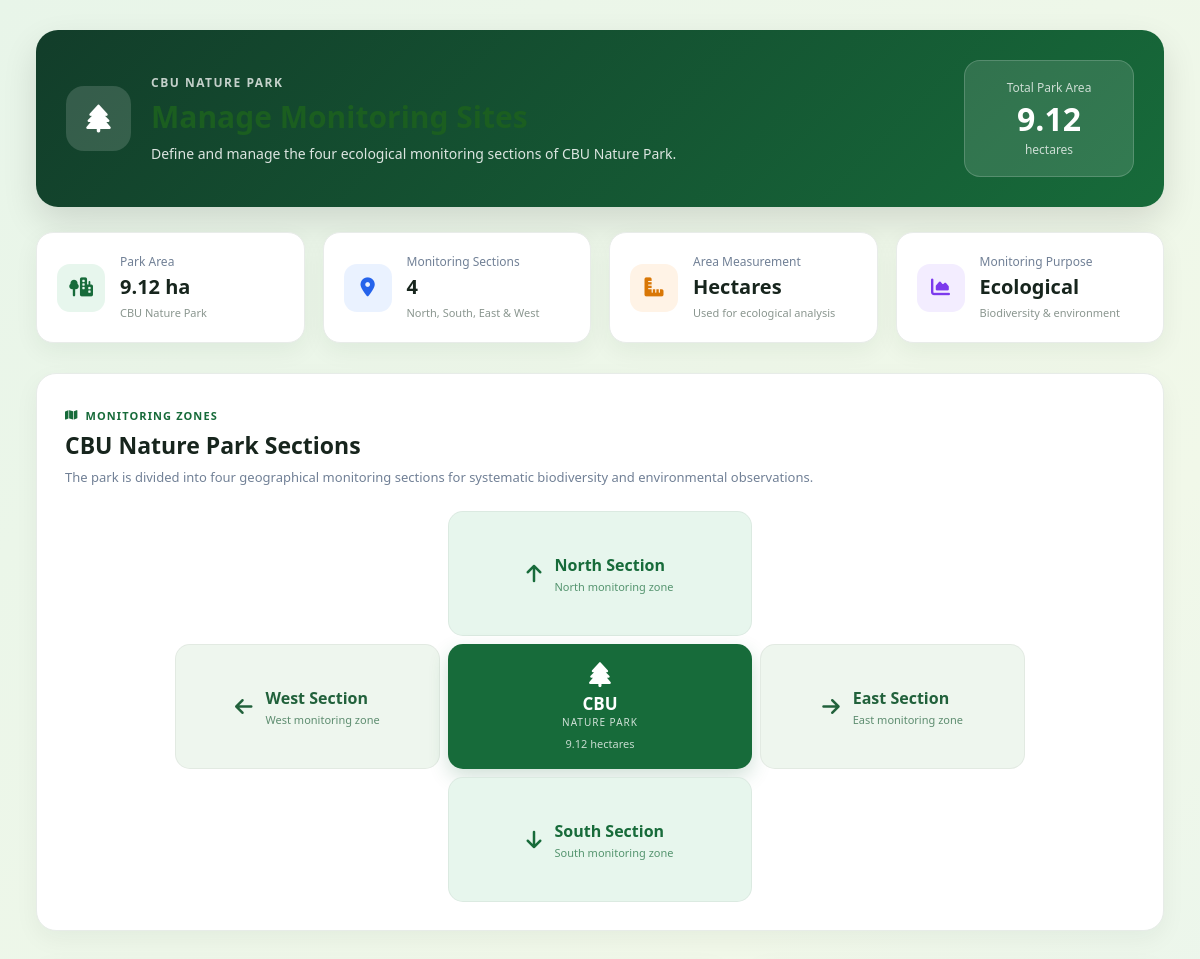
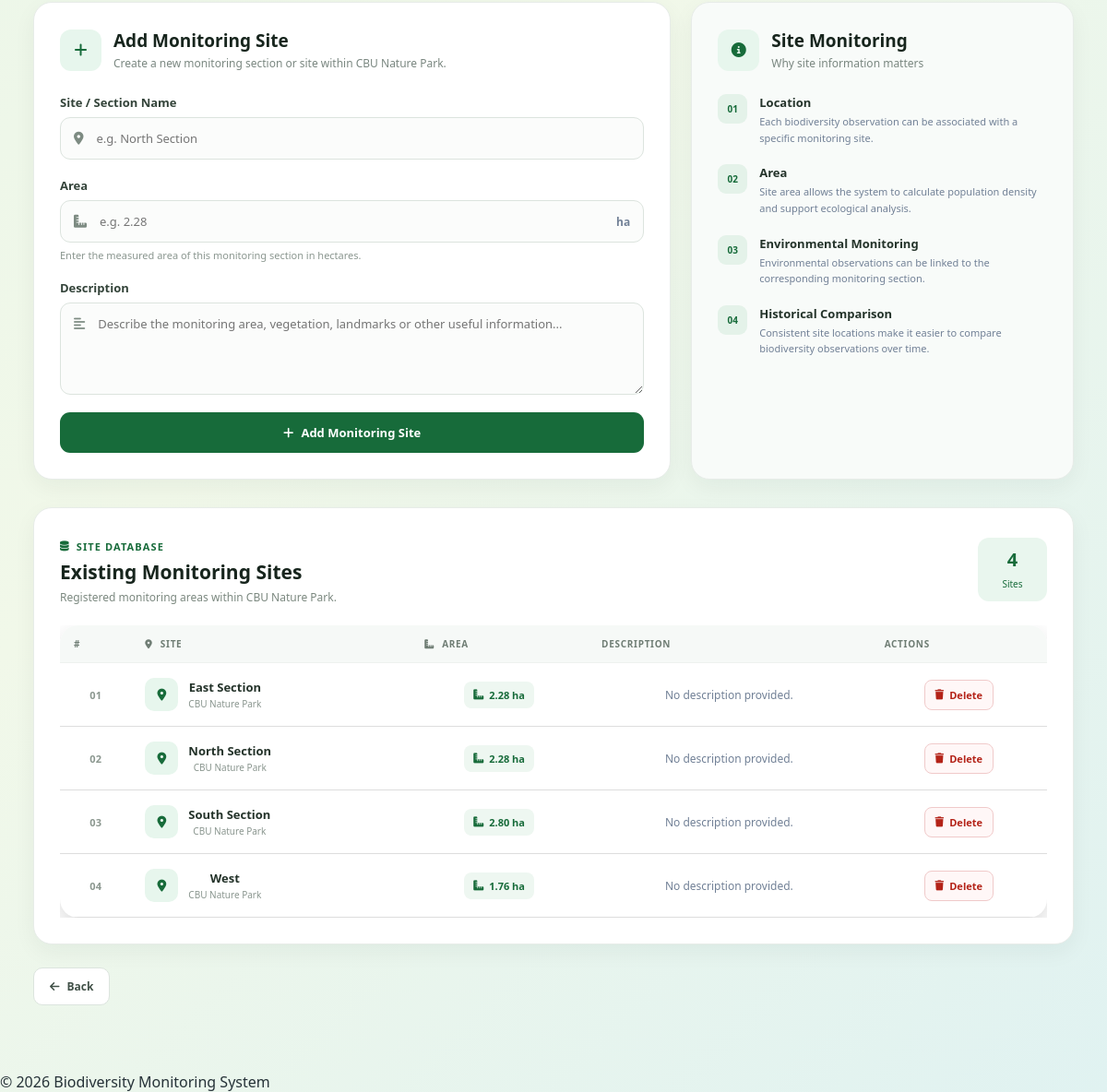
Page /manage_sites (signed in) on the committed database (2 pictures, top to bottom).
### models.py (models this page shows, shortened)
class MonitoringSite(db.Model):
    __tablename__ = "monitoring_sites"
    id = db.Column(
        db.Integer,
        primary_key=True
    )
    name = db.Column(
        db.String(100),
        nullable=False,
        unique=True
    )
    area_hectares = db.Column(
        db.Float,
        nullable=False
    )
    description = db.Column(
        db.Text,
        nullable=True
    )
    created_at = db.Column(
        db.DateTime,
        default=lambda: datetime.now(timezone.utc),
        nullable=False
    )
    environmental_observations = db.relationship(
        "EnvironmentalObservation",
        backref="monitoring_site",
        lazy=True,
        cascade="all, delete-orphan"
    )

### app.py (the view, shortened to what this page needs)
@app.route("/manage_sites", methods=["GET", "POST"])
@login_required
def manage_sites():
    PARK_AREA = 9.12
    sites = (MonitoringSite.query .order_by(MonitoringSite.name.asc()).all())
    total_area = (db.session.query( func.coalesce( func.sum(MonitoringSite.area_hectares),0)).scalar())
    total_area = float(total_area or 0)
    remaining_area = max(PARK_AREA - total_area,0)
    return render_template( "manage_sites.html", sites=sites, total_area=total_area, remaining_area=remaining_area,
        park_area=PARK_AREA)

### app.py (called while the page is built)
def login_required(f):
    @wraps(f)
    def decorated_function(*args, **kwargs):
        if 'user_id' not in session:
            return redirect(url_for('login'))
        return f(*args, **kwargs)
    return decorated_function

### templates/manage_sites.html (shortened to what this page needs)
{% extends "base.html" %}
{% block css %}
<link rel="stylesheet" href="{{ url_for('static', filename='site.css') }}">
<link rel="stylesheet"
      href="https://cdnjs.cloudflare.com/ajax/libs/font-awesome/6.7.2/css/all.min.css">
{% endblock %}
{% block content %}
<div class="sites-page">
    <section class="sites-header">
        <div class="header-content">
            <div class="header-icon">
                <i class="fa-solid fa-tree"></i>
            </div>
            <div>
                <span class="eyebrow">
                    CBU NATURE PARK
                </span>
                <h1>Manage Monitoring Sites</h1>
                <p>
                    Define and manage the four ecological monitoring
                    sections of CBU Nature Park.
                </p>
            </div>
        </div>
        <div class="park-area">
            <span>Total Park Area</span>
            <strong>9.12</strong>
            <small>hectares</small>
        </div>
    </section>
    <section class="overview-grid">
        <div class="overview-card">
            <div class="overview-icon green">
                <i class="fa-solid fa-tree-city"></i>
            </div>
            <div>
                <span>Park Area</span>
                <strong>9.12 ha</strong>
                <small>CBU Nature Park</small>
            </div>
        </div>
        <div class="overview-card">
            <div class="overview-icon blue">
                <i class="fa-solid fa-location-dot"></i>
            </div>
            <div>
                <span>Monitoring Sections</span>
                <strong>4</strong>
                <small>North, South, East & West</small>
            </div>
        </div>
        <div class="overview-card">
            <div class="overview-icon orange">
                <i class="fa-solid fa-ruler-combined"></i>
            </div>
            <div>
                <span>Area Measurement</span>
                <strong>Hectares</strong>
                <small>Used for ecological analysis</small>
            </div>
        </div>
        <div class="overview-card">
            <div class="overview-icon purple">
                <i class="fa-solid fa-chart-area"></i>
            </div>
            <div>
                <span>Monitoring Purpose</span>
                <strong>Ecological</strong>
                <small>Biodiversity & environment</small>
            </div>
        </div>
    </section>
    <section class="park-layout">
        <div class="section-heading">
            <div>
                <span class="section-label">
                    <i class="fa-solid fa-map"></i>
                    MONITORING ZONES
                </span>
                <h2>CBU Nature Park Sections</h2>
                <p>
                    The park is divided into four geographical monitoring
                    sections for systematic biodiversity and environmental
                    observations.
                </p>
            </div>
        </div>
        <div class="park-map">
            <div class="map-section north">
                <div class="map-section-content">
                    <i class="fa-solid fa-arrow-up"></i>
                    <div>
                        <strong>North Section</strong>
                        <span>North monitoring zone</span>
                    </div>
                </div>
            </div>
            <div class="map-section west">
                <div class="map-section-content">
                    <i class="fa-solid fa-arrow-left"></i>
                    <div>
                        <strong>West Section</strong>
                        <span>West monitoring zone</span>
                    </div>
                </div>
            </div>
            <div class="map-center">
                <i class="fa-solid fa-tree"></i>
                <strong>CBU</strong>
                <span>
                    NATURE PARK
                </span>
                <small>
                    9.12 hectares
                </small>
            </div>
            <div class="map-section east">
                <div class="map-section-content">
                    <i class="fa-solid fa-arrow-right"></i>
                    <div>
                        <strong>East Section</strong>
                        <span>East monitoring zone</span>
                    </div>
                </div>
            </div>
            <div class="map-section south">
                <div class="map-section-content">
                    <i class="fa-solid fa-arrow-down"></i>
                    <div>
                        <strong>South Section</strong>
                        <span>South monitoring zone</span>
                    </div>
                </div>
            </div>
        </div>
    </section>
    <section class="management-grid">
        <div class="form-card">
            <div class="card-heading">
                <div class="heading-icon">
                    <i class="fa-solid fa-plus"></i>
                </div>
                <div>
                    <h2>Add Monitoring Site</h2>
                    <p>
                        Create a new monitoring section or site
                        within CBU Nature Park.
                    </p>
                </div>
            </div>
            <form action="{{ url_for('manage_sites') }}"
                  method="POST"
                  class="site-form">
                <div class="form-group">
                    <label for="name">
                        Site / Section Name
                    </label>
                    <div class="input-wrapper">
                        <i class="fa-solid fa-location-dot"></i>
                        <input
                            type="text"
                            id="name"
                            name="name"
                            placeholder="e.g. North Section"
                            required>
                    </div>
                </div>
                <div class="form-group">
                    <label for="area_hectares">
                        Area
                    </label>
                    <div class="input-wrapper">
                        <i class="fa-solid fa-ruler-combined"></i>
                        <input
                            type="number"
                            id="area_hectares"
                            name="area_hectares"
                            step="0.01"
                            min="0.01"
                            placeholder="e.g. 2.28"
                            required>
                        <span class="input-unit">
                            ha
                        </span>
                    </div>
                    <small class="field-help">
                        Enter the measured area of this monitoring
                        section in hectares.
                    </small>
                </div>
                <div class="form-group">
                    <label for="description">
                        Description
                    </label>
                    <div class="textarea-wrapper">
                        <i class="fa-solid fa-align-left"></i>
                        <textarea
                            id="description"
                            name="description"
                            rows="4"
                            placeholder="Describe the monitoring area, vegetation, landmarks or other useful information..."></textarea>
                    </div>
                </div>
                <button type="submit" class="primary-button">
                    <i class="fa-solid fa-plus"></i>
                    Add Monitoring Site
                </button>
            </form>
        </div>
        <div class="info-card">
            <div class="info-header">
                <div class="info-icon">
                    <i class="fa-solid fa-circle-info"></i>
                </div>
                <div>
                    <h2>Site Monitoring</h2>
                    <p>
                        Why site information matters
                    </p>
                </div>
            </div>
            <div class="info-list">
                <div class="info-item">
                    <span class="info-number">
                        01
                    </span>
                    <div>
                        <strong>Location</strong>
                        <p>
                            Each biodiversity observation can be
                            associated with a specific monitoring site.
                        </p>
                    </div>
                </div>
                <div class="info-item">
                    <span class="info-number">
                        02
                    </span>
                    <div>
                        <strong>Area</strong>
                        <p>
                            Site area allows the system to calculate
                            population density and support ecological
                            analysis.
                        </p>
                    </div>
                </div>
                <div class="info-item">
                    <span class="info-number">
                        03
                    </span>
                    <div>
                        <strong>Environmental Monitoring</strong>
                        <p>
                            Environmental observations can be linked
                            to the corresponding monitoring section.
                        </p>
                    </div>
                </div>
                <div class="info-item">
                    <span class="info-number">
                        04
                    </span>
                    <div>
                        <strong>Historical Comparison</strong>
                        <p>
                            Consistent site locations make it easier
                            to compare biodiversity observations over
                            time.
                        </p>
                    </div>
                </div>
            </div>
        </div>
    </section>
    <section class="sites-table-card">
        <div class="table-top">
            <div>
                <span class="section-label">
                    <i class="fa-solid fa-database"></i>
                    SITE DATABASE
                </span>
                <h2>Existing Monitoring Sites</h2>
                <p>
                    Registered monitoring areas within CBU Nature Park.
                </p>
            </div>
            <div class="site-count">
                <strong>
                    {{ sites|length }}
                </strong>
                <span>
                    Sites
                </span>
            </div>
        </div>
        {% if sites %}
        <div class="table-wrapper">
            <table class="modern-table">
                <thead>
                    <tr>
                        <th>#</th>
                        <th>
                            <i class="fa-solid fa-location-dot"></i>
                            Site
                        </th>
                        <th>
                            <i class="fa-solid fa-ruler-combined"></i>
                            Area
                        </th>
                        <th>
                            Description
                        </th>
                        <th>
                            Actions
                        </th>
                    </tr>
                </thead>
                <tbody>
                    {% for site in sites %}
                    <tr>
                        <td>
                            <span class="row-number">
                                {{ "%02d"|format(loop.index) }}
                            </span>
                        </td>
                        <td>
                            <div class="site-name">
                                <div class="site-marker">
                                    <i class="fa-solid fa-location-dot"></i>
                                </div>
                                <div>
                                    <strong>
                                        {{ site.name }}
                                    </strong>
                                    <small>
                                        CBU Nature Park
                                    </small>
                                </div>
                            </div>
                        </td>
                        <td>
                            <span class="area-badge">
                                <i class="fa-solid fa-ruler-combined"></i>
                                {{ "%.2f"|format(site.area_hectares) }}
                                ha
                            </span>
                        </td>
                        <td>
                            <span class="description-text">
                                {{ site.description or
                                   "No description provided." }}
                            </span>
                        </td>
                        <td>
                            <form
                                action="{{ url_for('delete_site', id=site.id) }}"
                                method="POST"
                                onsubmit="return confirm('Delete this site? Its environmental records will also be removed.');">
                                <button
                                    type="submit"
                                    class="delete-button">
                                    <i class="fa-solid fa-trash"></i>
                                    Delete
                                </button>
                            </form>
                        </td>
                    </tr>
                    {% endfor %}
                </tbody>
            </table>
        </div>
        {% endif %}
    </section>
    <div class="page-actions">
        <a href="{{ url_for('back') }}" class="back-button">
            <i class="fa-solid fa-arrow-left"></i>
            Back
        </a>
    </div>
</div>
{% endblock %}

### static/adminstyle.css (style rules this page uses)
* { margin: 0; padding: 0; box-sizing: border-box; }
body { font-family: "Segoe UI", Tahoma, sans-serif; background: linear-gradient( 135deg, #e8f5e9, #f1f8e9, #e0f2f1 ); color: #263238; min-height: 100vh; }
a { text-decoration: none; color: inherit; }
button { border: none; cursor: pointer; font-family: inherit; font-weight: bold; transition: 0.3s; }
h1 { color: #1b5e20; }
table { width: 100%; border-collapse: collapse; background: white; border-radius: 20px; overflow: hidden; box-shadow: 0 10px 25px rgba(0, 0, 0, 0.15); }
thead { background: linear-gradient( 90deg, #1b5e20, #43a047 ); }
th { padding: 18px; color: white; text-transform: uppercase; }
td { padding: 15px; text-align: center; border-bottom: 1px solid #ddd; }
button { padding: 10px 18px; border-radius: 25px; }

### rows in the picture
MonitoringSite: index "01", name "East Section", area_hectares "2.28", description "No description provided."
MonitoringSite: index "02", name "North Section", area_hectares "2.28", description "No description provided."
MonitoringSite: index "03", name "South Section", area_hectares "2.80", description "No description provided."
MonitoringSite: index "04", name "West", area_hectares "1.76", description "No description provided."

### other values in the picture
{{ sites|length }} "4"
